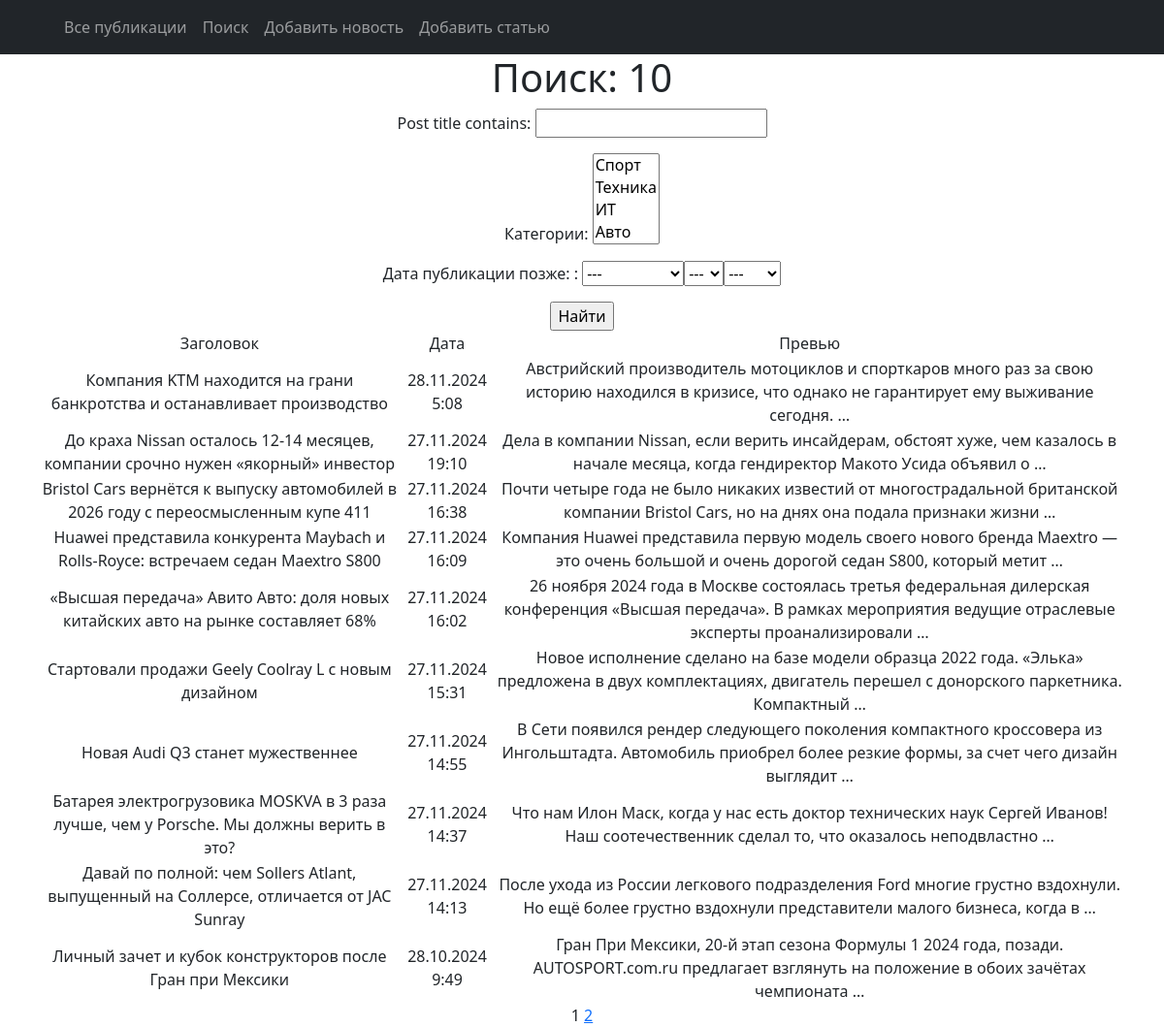
The app's page /search/ with its own data.
### news/models.py (models this page shows, shortened)
class Post(models.Model):
    article = 'ART'
    news = 'NEW'
    TYPE = [
        (article, 'Статья'),
        (news, 'Новость'),
    ]
    post_author = models.ForeignKey(Author, on_delete=models.CASCADE)
    post_type = models.CharField(max_length=3, choices=TYPE, default=article)
    post_time = models.DateTimeField(auto_now_add=True)
    post_category = models.ManyToManyField(Category, through='PostCategory')
    post_title = models.CharField(max_length=255)
    post_text = models.TextField()
    post_rating = models.IntegerField(default=0)

### news/views.py (the view)
# urls.py: path('search/', SearchPostsList.as_view(), name='search_post_list'),
class SearchPostsList(ListView):
    model = Post
    ordering = '-post_time'
    template_name = 'search.html'
    context_object_name = 'posts'
    paginate_by = 10
    def get_queryset(self):
        queryset = super().get_queryset()
        self.filterset = PostFilter(self.request.GET, queryset)
        return self.filterset.qs
    def get_context_data(self, **kwargs):
        context = super().get_context_data(**kwargs)
        context['filterset'] = self.filterset
        return context

### news/models.py (called while the page is built)
    def __str__(self):
        return f'{self.category_name}'

### news/templatetags/custom_filters.py (called while the page is built)
@register.filter()
def censor(text):
    CENS_WORDS = ['подшипник', 'коробка', 'видеорегистратор', 'транспорт', 'безопасность', 'также', 'видео',
                  'отставание', 'место']
    if type(text) != str:
        raise TypeException(f'Недопустимый формат данных (string)!')
    lst = []
    st = ''
    i = 0
    for sym in text:
        i += 1
        if sym.isalpha():
            st += sym
            if i == len(text):
                lst.append(st)
        else:
            if len(st):
                lst.append(st)
            lst.append(sym)
            st = ''
    for i in range(len(lst)):
        if lst[i].lower() in CENS_WORDS:
            lst[i] = lst[i].replace(lst[i], lst[i][:1] + "*" * (len(lst[i]) - 1))
    censored_text = ''
    for word in lst:
        censored_text += word
    return f'{censored_text}'

### news/templatetags/custom_tags.py (called while the page is built)
@register.simple_tag(takes_context=True)
def url_replace(context, **kwargs):
   d = context['request'].GET.copy()
   for k, v in kwargs.items():
       d[k] = v
   return d.urlencode()

### templates/search.html (shortened to what this page needs)
{% extends 'flatpages/default.html' %}
{% load custom_filters %}
{% load custom_tags %}
{% block content %}
   <h1>Поиск: {{ posts|length }}</h1>
   <form action="" method="get">
       {{ filterset.form.as_p }}
       <input type="submit" value="Найти" />
   </form>
   {% if posts %}
       <table>
           <tr>
               <td>Заголовок</td>
               <td>Дата</td>
               <td>Превью</td>
           </tr>
           {% for post in posts %}
           <tr>
               <td>{{ post.post_title|censor }}</td>
               <td>{{ post.post_time|date:'d.m.Y G:i' }}</td>
               <td>{{ post.post_text|truncatewords:20|censor }}</td>
           </tr>
           {% endfor %}
       </table>
   {% else %}
       <h2>Новостей нет!</h2>
   {% endif %}
   {{ page_obj.number }}
   {% if page_obj.has_next %}
       <a href="?{% url_replace page=page_obj.next_page_number %}">{{ page_obj.next_page_number }}</a>
   {% endif %}
{% endblock content %}

### records on screen
Post: post_title|censor "Компания KTM находится на грани банкротства и останавливает производство", post_time "28.11.2024 5:08", post_text|censor "Австрийский производитель мотоциклов и спорткаров много раз за свою историю находился в кризисе, что однако не гарантирует ему выживание сегодня. …"
Post: post_title|censor "До краха Nissan осталось 12-14 месяцев, компании срочно нужен «якорный» инвестор", post_time "27.11.2024 19:10", post_text|censor "Дела в компании Nissan, если верить инсайдерам, обстоят хуже, чем казалось в начале месяца, когда гендиректор Макото Уcида объявил о …"
Post: post_title|censor "Bristol Cars вернётся к выпуску автомобилей в 2026 году с переосмысленным купе 411", post_time "27.11.2024 16:38", post_text|censor "Почти четыре года не было никаких известий от многострадальной британской компании Bristol Cars, но на днях она подала признаки жизни …"
Post: post_title|censor "Huawei представила конкурента Maybach и Rolls-Royce: встречаем седан Maextro S800", post_time "27.11.2024 16:09", post_text|censor "Компания Huawei представила первую модель своего нового бренда Maextro — это очень большой и очень дорогой седан S800, который метит …"
Post: post_title|censor "«Высшая передача» Авито Авто: доля новых китайских авто на рынке составляет 68%", post_time "27.11.2024 16:02", post_text|censor "26 ноября 2024 года в Москве состоялась третья федеральная дилерская конференция «Высшая передача». В рамках мероприятия ведущие отраслевые эксперты проанализировали …"
Post: post_title|censor "Стартовали продажи Geely Coolray L с новым дизайном", post_time "27.11.2024 15:31", post_text|censor "Новое исполнение сделано на базе модели образца 2022 года. «Элька» предложена в двух комплектациях, двигатель перешел с донорского паркетника. Компактный …"
Post: post_title|censor "Новая Audi Q3 станет мужественнее", post_time "27.11.2024 14:55", post_text|censor "В Сети появился рендер следующего поколения компактного кроссовера из Ингольштадта. Автомобиль приобрел более резкие формы, за счет чего дизайн выглядит …"
Post: post_title|censor "Батарея электрогрузовика MOSKVA в 3 раза лучше, чем у Porsche. Мы должны верить в это?", post_time "27.11.2024 14:37", post_text|censor "Что нам Илон Маск, когда у нас есть доктор технических наук Сергей Иванов! Наш соотечественник сделал то, что оказалось неподвластно …"
Post: post_title|censor "Давай по полной: чем Sollers Atlant, выпущенный на Соллерсе, отличается от JAC Sunray", post_time "27.11.2024 14:13", post_text|censor "После ухода из России легкового подразделения Ford многие грустно вздохнули. Но ещё более грустно вздохнули представители малого бизнеса, когда в …"
Post: post_title|censor "Личный зачет и кубок конструкторов после Гран при Мексики", post_time "28.10.2024 9:49", post_text|censor "Гран При Мексики, 20-й этап сезона Формулы 1 2024 года, позади. AUTOSPORT.com.ru предлагает взглянуть на положение в обоих зачётах чемпионата …"

### other values on screen
{{ posts|length }} "10"
{{ page_obj.number }} "1"
{{ page_obj.next_page_number }} "2"
